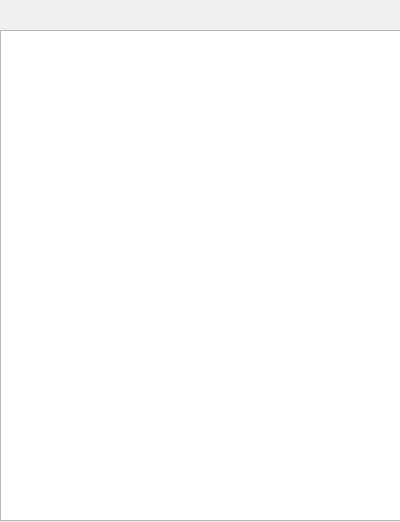
<?xml version="1.0" encoding="UTF-8"?>
<ui version="4.0">
 <class>HistoryWindow</class>
 <widget class="QDialog" name="HistoryWindow">
  <property name="geometry">
   <rect>
    <x>0</x>
    <y>0</y>
    <width>400</width>
    <height>522</height>
   </rect>
  </property>
  <property name="windowTitle">
   <string>HistoryWindow</string>
  </property>
  <widget class="QListView" name="history_list_view">
   <property name="geometry">
    <rect>
     <x>0</x>
     <y>30</y>
     <width>401</width>
     <height>491</height>
    </rect>
   </property>
  </widget>
 </widget>
 <resources/>
 <connections/>
</ui>
